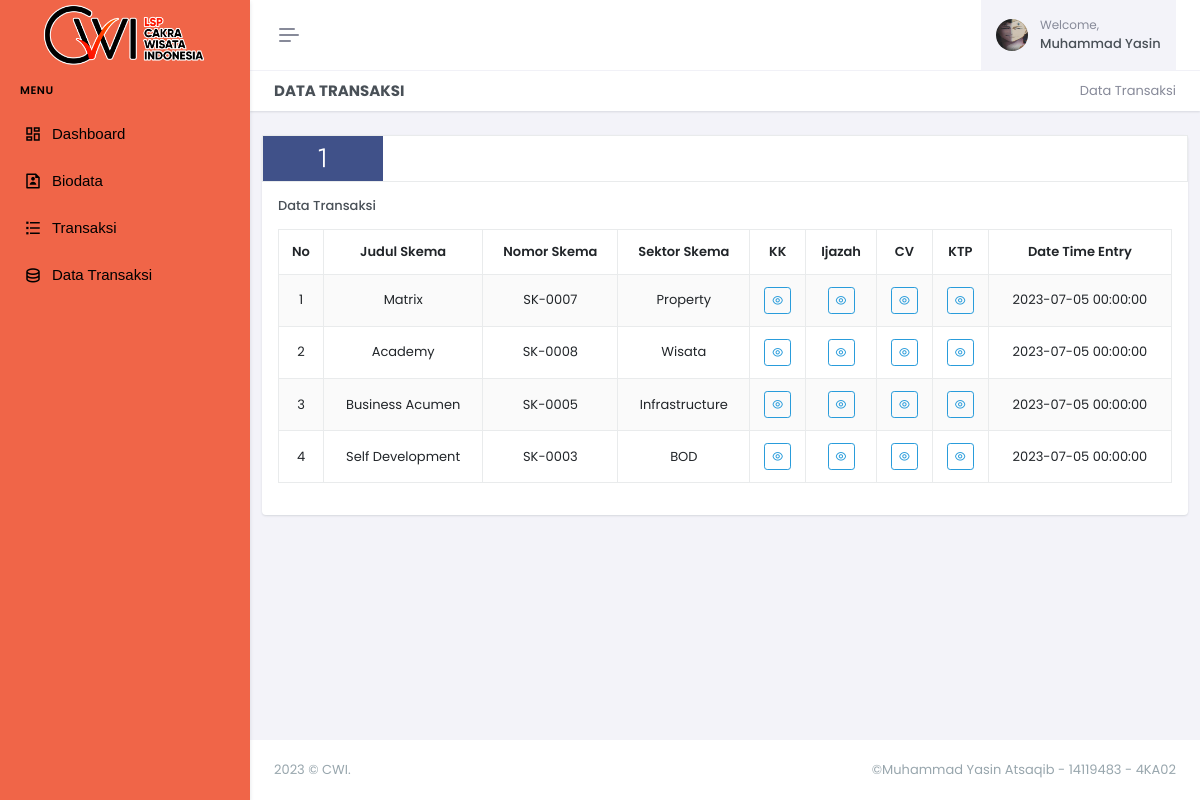
/data-transaksi.php (signed in), run on the app's committed database.
### tables this page shows
CREATE TABLE `tb_transaksi` (
  `id_transaksi` int(2) NOT NULL,
  `id_persyaratan` int(2) NOT NULL,
  `cred_persyaratan` varchar(5) NOT NULL,
  `no_skema` varchar(7) NOT NULL,
  `judul_skema` text NOT NULL,
  `sektor_skema` text NOT NULL,
  `user` varchar(32) NOT NULL,
  `kk` text DEFAULT NULL,
  `ijazah` text DEFAULT NULL,
  `cv` text DEFAULT NULL,
  `ktp` text DEFAULT NULL,
  `sts_record` char(1) NOT NULL,
  `dte` datetime NOT NULL
);

### data-transaksi.php (the view, shortened to what this page needs)
<!doctype html>
<html lang="en" data-layout="vertical" data-topbar="light" data-sidebar="dark" data-sidebar-size="lg"
    data-sidebar-image="none" data-preloader="disable">
<link rel="stylesheet" href="cdn.datatables.net/1.11.5/css/dataTables.bootstrap5.min.css" />
<link href='assets/libs/sweetalert2/sweetalert2.min.css' rel='stylesheet' type='text/css' />
<link rel="stylesheet" href="cdn.datatables.net/responsive/2.2.9/css/responsive.bootstrap.min.css" />
<link rel="stylesheet" href="cdn.datatables.net/buttons/2.2.2/css/buttons.dataTables.min.css">
<body>
    <div id="layout-wrapper">
        <header id="page-topbar">
            <div class="layout-width">
                <div class="navbar-header">
                    <div class="d-flex">
                        <button type="button"
                            class="btn btn-sm px-3 fs-16 header-item vertical-menu-btn topnav-hamburger"
                            id="topnav-hamburger-icon">
                            <span class="hamburger-icon">
                                <span></span>
                                <span></span>
                                <span></span>
                            </span>
                        </button>
                    </div>
                    <?php include 'include/session.php'; ?>
                </div>
            </div>
        </header>
        <?php include 'include/sidebar.php' ?>
        <div class="main-content">
            <div class="page-content">
                <div class="container-fluid">
                    <?php include 'include/header.php'; ?>
                    <div class="row">
                        <div class="col-12">
                            <div class="page-title-box d-sm-flex align-items-center justify-content-between">
                                <h4 class="mb-sm-0">Data Transaksi</h4>
                                <div class="page-title-right">
                                    <ol class="breadcrumb m-0">
                                        <li class="breadcrumb-item active">Data Transaksi</li>
                                    </ol>
                                </div>
                            </div>
                        </div>
                    </div>
                </div>
                <form method="POST" action="exc/exc-master.php">
                    <div class="row">
                        <div class="col-xxl-12">
                            <div class="card">
                                <div class="border">
                                    <ul class="nav nav-pills custom-hover-nav-tabs">
                                        <li class="nav-item">
                                            <a href="#hover-skema" data-bs-toggle="tab" aria-expanded="false"
                                                class="nav-link active">
                                                <i class="ri-number-1 nav-icon nav-tab-position"></i>
                                            </a>
                                        </li>
                                    </ul>
                                </div>
                                <div class="card-body">
                                    <div class="tab-content text-muted">
                                        <div class="tab-pane show active" id="hover-skema">
                                            <div class="row">
                                                <div class="col-md-2">
                                                    <h6>Data Transaksi</h6>
                                                </div>
                                                <div class="col-md-9"></div>
                                            </div>
                                            <div class="table-responsive mt-2">
                                                <table
                                                    class="table table-bordered dt-responsive nowrap table-striped align-middle text-center"
                                                    style="width:100%">
                                                    <thead>
                                                        <tr>
                                                            <th scope="col">No</th>
                                                            <th scope="col">Judul Skema</th>
                                                            <th scope="col">Nomor Skema</th>
                                                            <th scope="col">Sektor Skema</th>
                                                            <th scope="col">KK</th>
                                                            <th scope="col">Ijazah</th>
                                                            <th scope="col">CV</th>
                                                            <th scope="col">KTP</th>
                                                            <th scope="col">Date Time Entry</th>
                                                        </tr>
                                                    </thead>
                                                    <tbody>
                                                        <?php
		                                                        include 'exc/conn.php';
                                                                $username = $_SESSION['fullname'];
                                                                $no = 1;
                                                                $query = "SELECT * FROM tb_transaksi WHERE user='$username' AND sts_record='A'";
		                                                        $result = mysqli_query($conn, $query);
		                                                        while($row = mysqli_fetch_array($result)){
		                                                    ?>
                                                        <tr>
                                                            <td><?=$no++;?></td>
                                                            <td><?=$row['judul_skema']?></td>
                                                            <td><?=$row['no_skema']?></td>
                                                            <td><?=$row['sektor_skema']?></td>
                                                            <td>
                                                                <button type="button" data-bs-toggle="modal"
                                                                    data-bs-target=".kk-<?=$row['id_transaksi']?>"
                                                                    class="btn btn-sm btn-outline-info btn-icon waves-effect waves-light"><i
                                                                        class="ri-eye-line"></i></button>
                                                            </td>
                                                            <td>
                                                                <button type="button"
                                                                    class="btn btn-sm btn-outline-info btn-icon waves-effect waves-light"><i
                                                                        class="ri-eye-line"></i></button>
                                                            </td>
                                                            <td>
                                                                <button type="button"
                                                                    class="btn btn-sm btn-outline-info btn-icon waves-effect waves-light"><i
                                                                        class="ri-eye-line"></i></button>
                                                            </td>
                                                            <td>
                                                                <button type="button"
                                                                    class="btn btn-sm btn-outline-info btn-icon waves-effect waves-light"><i
                                                                        class="ri-eye-line"></i></button>
                                                            </td>
                                                            <td><?=$row['dte'];?></td>
                                                        </tr>
                                                        <?php } ?>
                                                    </tbody>
                                                </table>
                                            </div>
                                        </div>
                                    </div>
                                </div>
                            </div>
                        </div>
                    </div>
                </form>
            </div>
            <?php include 'include/footer.php'; ?>
        </div>
    </div>
</body>
</html>

### data on the page
tb_transaksi: judul_skema "Matrix", no_skema "SK-0007", sektor_skema "Property", dte "2023-07-05 00:00:00"
tb_transaksi: judul_skema "Academy", no_skema "SK-0008", sektor_skema "Wisata", dte "2023-07-05 00:00:00"
tb_transaksi: judul_skema "Business Acumen", no_skema "SK-0005", sektor_skema "Infrastructure", dte "2023-07-05 00:00:00"
tb_transaksi: judul_skema "Self Development", no_skema "SK-0003", sektor_skema "BOD", dte "2023-07-05 00:00:00"

### other printed values
$_SESSION['fullname'] "Muhammad Yasin"
